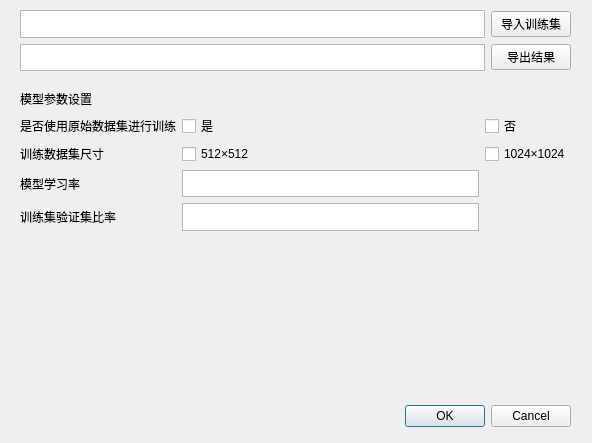
<?xml version="1.0" encoding="UTF-8"?>
<ui version="4.0">
 <class>ModelTrainingDialogBase</class>
 <widget class="QDialog" name="ModelTrainingDialogBase">
  <property name="geometry">
   <rect>
    <x>0</x>
    <y>0</y>
    <width>592</width>
    <height>443</height>
   </rect>
  </property>
  <property name="windowTitle">
   <string>ModelTraining</string>
  </property>
  <widget class="QDialogButtonBox" name="button_box">
   <property name="geometry">
    <rect>
     <x>230</x>
     <y>400</y>
     <width>341</width>
     <height>32</height>
    </rect>
   </property>
   <property name="orientation">
    <enum>Qt::Horizontal</enum>
   </property>
   <property name="standardButtons">
    <set>QDialogButtonBox::Cancel|QDialogButtonBox::Ok</set>
   </property>
  </widget>
  <widget class="QWidget" name="gridLayoutWidget">
   <property name="geometry">
    <rect>
     <x>20</x>
     <y>90</y>
     <width>551</width>
     <height>141</height>
    </rect>
   </property>
   <layout class="QGridLayout" name="gridLayout">
    <item row="1" column="2">
     <widget class="QCheckBox" name="checkBox_2">
      <property name="text">
       <string>否</string>
      </property>
     </widget>
    </item>
    <item row="0" column="0">
     <widget class="QLabel" name="label">
      <property name="text">
       <string>模型参数设置</string>
      </property>
     </widget>
    </item>
    <item row="5" column="0">
     <widget class="QLabel" name="label_4">
      <property name="text">
       <string>模型学习率</string>
      </property>
     </widget>
    </item>
    <item row="3" column="0">
     <widget class="QLabel" name="label_3">
      <property name="text">
       <string>训练数据集尺寸</string>
      </property>
     </widget>
    </item>
    <item row="1" column="1">
     <widget class="QCheckBox" name="checkBox">
      <property name="text">
       <string>是</string>
      </property>
      <property name="autoExclusive">
       <bool>false</bool>
      </property>
     </widget>
    </item>
    <item row="1" column="0">
     <widget class="QLabel" name="label_2">
      <property name="text">
       <string>是否使用原始数据集进行训练</string>
      </property>
     </widget>
    </item>
    <item row="5" column="1">
     <widget class="QTextEdit" name="textEdit">
      <property name="contextMenuPolicy">
       <enum>Qt::NoContextMenu</enum>
      </property>
      <property name="documentTitle">
       <string/>
      </property>
     </widget>
    </item>
    <item row="6" column="1">
     <widget class="QTextEdit" name="textEdit_2"/>
    </item>
    <item row="6" column="0">
     <widget class="QLabel" name="label_5">
      <property name="text">
       <string>训练集验证集比率</string>
      </property>
     </widget>
    </item>
    <item row="3" column="1">
     <widget class="QCheckBox" name="checkBox_3">
      <property name="text">
       <string>512×512</string>
      </property>
     </widget>
    </item>
    <item row="3" column="2">
     <widget class="QCheckBox" name="checkBox_4">
      <property name="text">
       <string>1024×1024</string>
      </property>
     </widget>
    </item>
   </layout>
  </widget>
  <widget class="QWidget" name="gridLayoutWidget_2">
   <property name="geometry">
    <rect>
     <x>20</x>
     <y>10</y>
     <width>551</width>
     <height>61</height>
    </rect>
   </property>
   <layout class="QGridLayout" name="gridLayout_2">
    <item row="0" column="0">
     <widget class="QListView" name="listView"/>
    </item>
    <item row="0" column="1">
     <widget class="QPushButton" name="pushButton">
      <property name="text">
       <string>导入训练集</string>
      </property>
     </widget>
    </item>
    <item row="1" column="0">
     <widget class="QListView" name="listView_2"/>
    </item>
    <item row="1" column="1">
     <widget class="QPushButton" name="pushButton_2">
      <property name="text">
       <string>导出结果</string>
      </property>
     </widget>
    </item>
   </layout>
  </widget>
 </widget>
 <resources/>
 <connections>
  <connection>
   <sender>button_box</sender>
   <signal>accepted()</signal>
   <receiver>ModelTrainingDialogBase</receiver>
   <slot>accept()</slot>
   <hints>
    <hint type="sourcelabel">
     <x>20</x>
     <y>20</y>
    </hint>
    <hint type="destinationlabel">
     <x>20</x>
     <y>20</y>
    </hint>
   </hints>
  </connection>
  <connection>
   <sender>button_box</sender>
   <signal>rejected()</signal>
   <receiver>ModelTrainingDialogBase</receiver>
   <slot>reject()</slot>
   <hints>
    <hint type="sourcelabel">
     <x>20</x>
     <y>20</y>
    </hint>
    <hint type="destinationlabel">
     <x>20</x>
     <y>20</y>
    </hint>
   </hints>
  </connection>
 </connections>
</ui>
